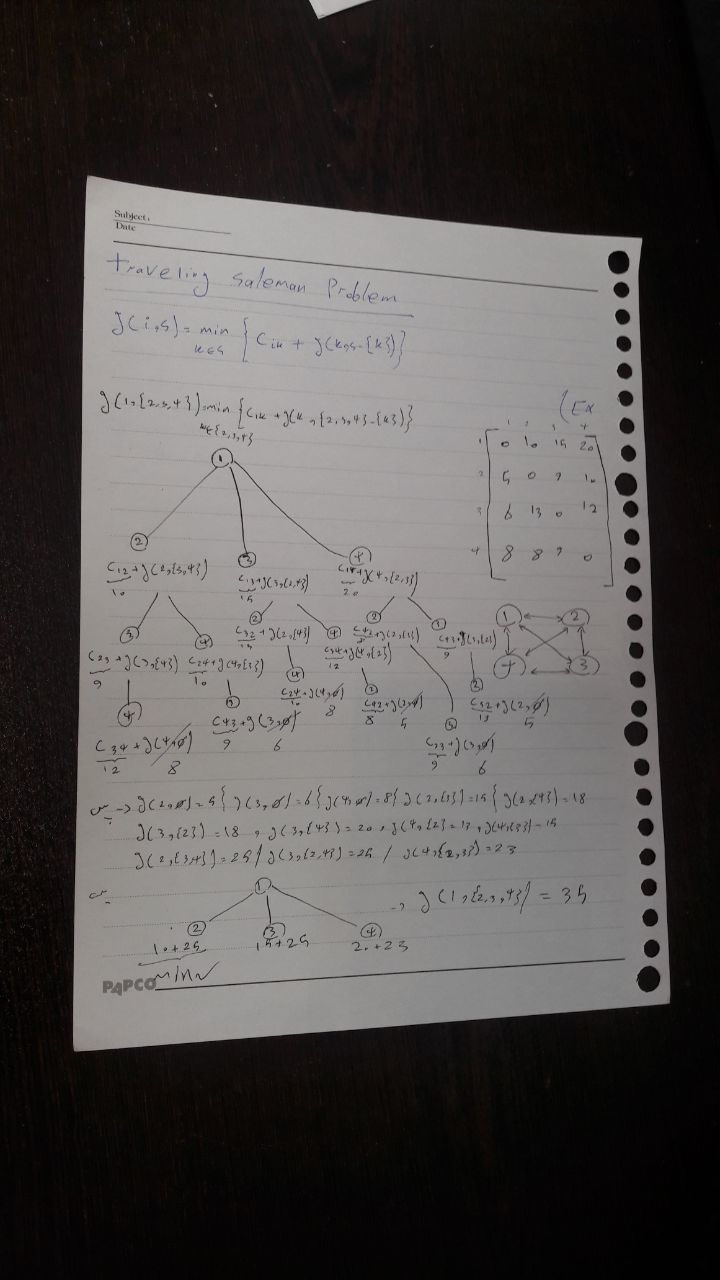
#> input picture input_image/img_for_scan5.jpg, 720 x 1280 px, found by its file name
$ python main.py
#> lines starting #> are read from the running program, lines starting #| are printed output that depends on the picture; after the words box and inside, x2 and y2 are one past the last pixel; in counts of white or black regions, pixels touching at a corner belong together
### utils.py
import numpy as np
import cv2 as cv


def order_points(pts):
    # Goal : to order the points in the order: top-left, top-right, bottom-right, bottom-left
    rect = np.zeros((4, 2), dtype="float32")

    # top-left has the smallest sum, bottom-right has the largest sum (x + y)
    s = pts.sum(axis=1)
    rect[0] = pts[np.argmin(s)] # Top-Left
    rect[2] = pts[np.argmax(s)] # Bottom-Right

    # top-right has the smallest difference, bottom-left has the largest difference (x - y)
    diff = np.diff(pts, axis=1)
    rect[1] = pts[np.argmin(diff)] # Top-Right
    rect[3] = pts[np.argmax(diff)] # Bottom-Left

    return rect


def four_point_transform(image, pts):
    # Goal : perform perspective transform to get top-down view of the document

    rect = order_points(pts)
    (tl, tr, br, bl) = rect

    # now calculate the width and height of the new image
    # new width is the maximum distance between bottom-right and bottom-left x-coordinates
    # or the top-right and top-left x-coordinates
    widthA = np.sqrt(((br[0] - bl[0]) ** 2) + ((br[1] - bl[1]) ** 2))
    widthB = np.sqrt(((tr[0] - tl[0]) ** 2) + ((tr[1] - tl[1]) ** 2))
    maxWidth = max(int(widthA), int(widthB))

    # new height is the maximum distance between the top-right and bottom-right y-coordinates
    # or the top-left and bottom-left y-coordinates
    heightA = np.sqrt(((tr[0] - br[0]) ** 2) + ((tr[1] - br[1]) ** 2))
    heightB = np.sqrt(((tl[0] - bl[0]) ** 2) + ((tl[1] - bl[1]) ** 2))
    maxHeight = max(int(heightA), int(heightB))

    # now that we have the dimensions of the new image, construct the set of destination points
    dst = np.array([
        [0, 0],
        [maxWidth - 1, 0],
        [maxWidth - 1, maxHeight - 1],
        [0, maxHeight - 1]], dtype="float32")

    # compute the perspective transform matrix and then apply it
    M = cv.getPerspectiveTransform(rect, dst)

    # apply warp perspective
    warped = cv.warpPerspective(image, M, (maxWidth, maxHeight))

    return warped

### main.py
# pipline :get orginal image - > resize it - >  Gray sclae image -> blure ->
# Edge detection -> Find contours -> Filter & Approximate ->  Order Points ->
# warp prespective -> later apply addaptive tresholding to get paper scan ->
# save to disk

import cv2 as cv
import numpy as np
from utils import four_point_transform

def start_scan(img_path):

    image = cv.imread(img_path)
#> image is the input picture: shape (1280, 720, 3); mean B, G, R 77.4, 78.7, 82.1
    if image is None:
        print("Could not read the image.")
        return

    image_copy = image.copy()

    #resize
    r = 500.0 / image.shape[0]
#> r = 0.391
    dim = (int(image.shape[1] * r), 500)
#> dim = (281, 500)
    image = cv.resize(image, dim, interpolation=cv.INTER_AREA)
#> image: shape (500, 281, 3)

    # preprocessing
    gray = cv.cvtColor(image, cv.COLOR_BGR2GRAY)
    blurred = cv.GaussianBlur(gray, (5, 5), 0)
    edge_detect = cv.Canny(blurred, 75, 200)
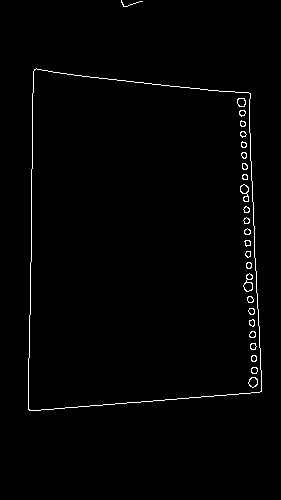
#> edge_detect: shape (500, 281); 1.2% white in thin lines or dots, all inside (x1, y1, x2, y2) = (28, 0, 262, 411)

    # #### for debug ######
    # cv.imshow("Edge Detected Image", edge_detect)

    # find contours
    contours, _ = cv.findContours(edge_detect.copy(), cv.RETR_EXTERNAL , cv.CHAIN_APPROX_SIMPLE)
#> contours = 2 contours, 1 with area under 20; largest, box (x1, y1, x2, y2) and area: (28, 68, 262, 411) 71506

    # sort contours by area, keep only the largest ones
    contours = sorted(contours, key=cv.contourArea, reverse=True)[:5]

    screen_contour = None # variable to hold the document contour
    for contour in contours:
        # approximate the contour : to less number of points
        peri = cv.arcLength(contour, True)
        approx = cv.approxPolyDP(contour, 0.02 * peri, True)

        if len(approx) == 4:
            screen_contour = approx
            break
#> this loop made 1 pass
#> (peri, screen_contour) on pass 1: (1113.9, [[34, 69], [28, 409], [261, 391], [250, 93]])

    if screen_contour is not None:
        print("paper found!")
        detected_pts = screen_contour.reshape(4, 2)
#> detected_pts = [[34, 69], [28, 409], [261, 391], [250, 93]]

        # inverse the resize ratio to get points in original image
        ratio = image_copy.shape[0] / 500.0
#> ratio = 2.56
        detected_pts = detected_pts * ratio
#> detected_pts = [[87.04, 176.6], [71.68, 1047], [668.2, 1001], [640, 238.1]]

        warped = four_point_transform(image_copy, detected_pts)
#> in order_points, `s = pts.sum(axis=1)`: s = [263.7, 1118.7, 1669.1, 878.1]
#> in order_points, `diff = np.diff(pts, axis=1)`: diff = [89.6, 975.4, 332.8, -401.9]
#> in four_point_transform, `rect = order_points(pts)`: rect = [[87.04, 176.6], [640, 238.1], [668.2, 1001], [71.68, 1047]]
#> in four_point_transform, `(tl, tr, br, bl) = rect`: tl = [87.04, 176.6]; tr = [640, 238.1]; br = [668.2, 1001]; bl = [71.68, 1047]
#> in four_point_transform, `widthA = np.sqrt(((br[0] - bl[0]) ** 2) + ((br[1] - bl[1]) ** 2))`: widthA = 598.3
#> in four_point_transform, `widthB = np.sqrt(((tr[0] - tl[0]) ** 2) + ((tr[1] - tl[1]) ** 2))`: widthB = 556.4
#> in four_point_transform, `maxWidth = max(int(widthA), int(widthB))`: maxWidth = 598
#> in four_point_transform, `heightA = np.sqrt(((tr[0] - br[0]) ** 2) + ((tr[1] - br[1]) ** 2))`: heightA = 763.4
#> in four_point_transform, `heightB = np.sqrt(((tl[0] - bl[0]) ** 2) + ((tl[1] - bl[1]) ** 2))`: heightB = 870.5
#> in four_point_transform, `maxHeight = max(int(heightA), int(heightB))`: maxHeight = 870
#> in four_point_transform, `dst = np.array([ [0, 0], [maxWidth - 1, 0], [maxWidth - 1, maxHeight -..`: dst = [[0, 0], [597, 0], [597, 869], [0, 869]]
#> in four_point_transform, `M = cv.getPerspectiveTransform(rect, dst)`: M = [[0.946, 0.0167, -85.25], [-0.12, 1.08, -180.2], [-0.000227, 9.48e-05, 1]]
#> in four_point_transform, `warped = cv.warpPerspective(image, M, (maxWidth, maxHeight))`:
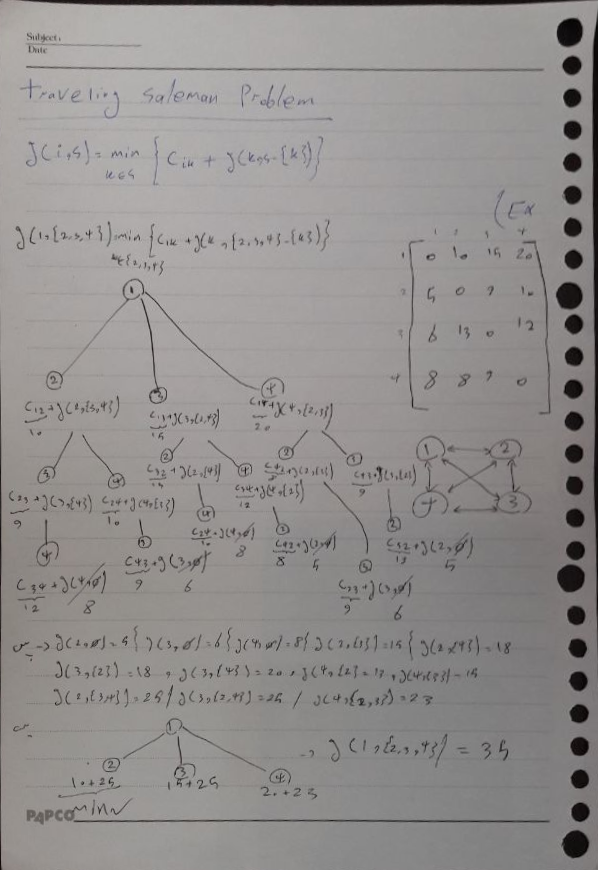
#> warped: shape (870, 598, 3); mean B, G, R 141.6, 142.8, 145.8

        cv.imshow("Scanned", warped)

        cv.drawContours(image, [screen_contour], -1, (0, 255, 0), 2)
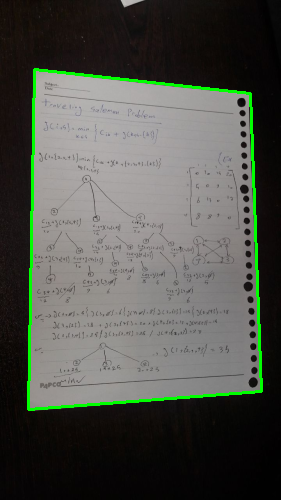
#> image: shape (500, 281, 3); mean B, G, R 75.7, 82.8, 80.2
        cv.imshow("Outline", image)

        cv.waitKey(0)
        cv.destroyAllWindows()
    else:
        print("No paper found!")


if __name__ == "__main__":
    img_path = "hand_on/document_scanner/input_image/img_for_scan5.jpg"
    start_scan(img_path)
